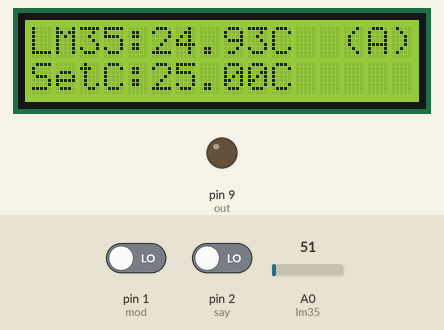
Recording of a sketch running on a simulated Arduino Uno, built with avr-gcc and run on an emulated ATmega328P. Shown: 16×2 character LCD, output pins drawn as LEDs (lit = HIGH). Dashed ring = blinking. The test bench sets the inputs (shaded band); at power-on: A0 (lm35) = 51, pin 1 (mod) LOW, pin 2 (say) LOW.

Above: at 1.2 s.
1.3 s: A0 (lm35) set to 30
At 1.7 s:
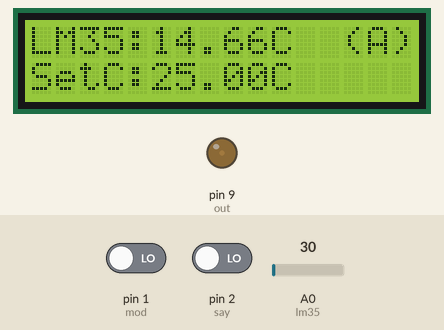
2.8 s: pin 1 (mod) driven HIGH
At 3.57 s:
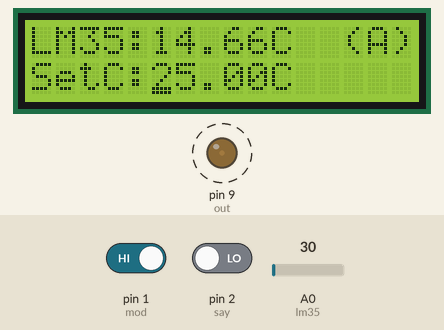
4.6 s: pin 2 (say) driven HIGH
At 5.37 s:
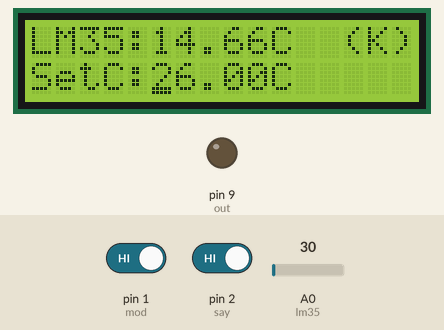
7.0 s: A0 (lm35) set to 15
At 7.43 s:
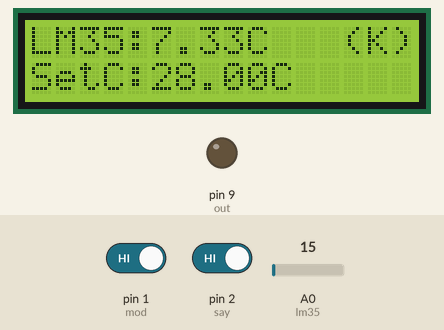
8.7 s: pin 1 (mod) driven LOW
At 10.56 s:
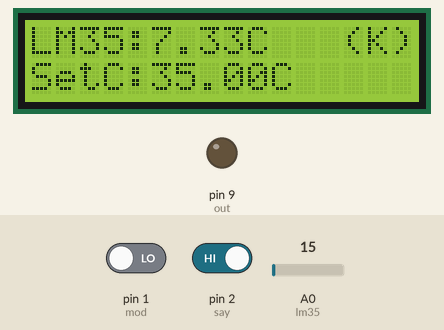
10.6 s: pin 2 (say) driven LOW
Timing chart, 0 to 13.6 s (numbered marks = the images above; inputs shaded):
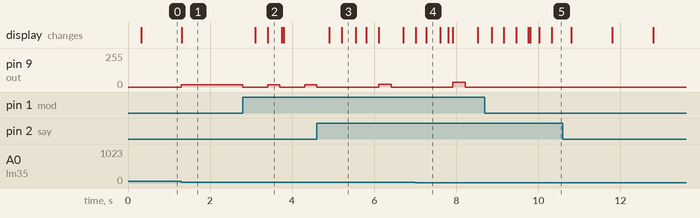

Measured:
- after the input at 1.3 s, pin 9 (out): 0/255 → 17/255 at once; the display: changes at once (image 1)
- after the input at 2.8 s, pin 9 (out): alternates 17/255 for 0.30 s and 0/255 for 0.60 s, starting at once; the display: first changes after 0.30 s (image 2 shows a later state)
- after the input at 4.6 s, the display: first changes after 0.31 s (image 3 shows a later state)
- after the input at 8.7 s, pin 9 (out): stays 0/255 (without the input it goes to 40/255 after 1.0 s)

The sketch:

sketch_apr22a.ino
```cpp
#include <LiquidCrystal.h>
#define say 2
#define mod 1
#define out 9
#define lm35 0

#define cikis_ver 1
#define cikis_konum 2
#define setsicaklik_ayar 3

double sicaklik;
float analogokunan;
float pwm;
float set_sicaklik=25;
char cikis = 'A';
int durum=1;

double eski_lm35C=0;
double eski_setC=0;
char eski_cikis = 'A';

long simdikizaman;
long eskizaman;
long ekran_eskizaman;
long cursor_eskizaman;
long say_eskizaman;
long bounce_zaman = 300;
int bekleme = 250;
LiquidCrystal lcd(12, 11, 7, 6, 5, 4);
void setup() {
  pinMode(say,INPUT);
  pinMode(mod,INPUT);
  pinMode(out,OUTPUT);
  lcd.begin(16, 2);
  lcd.noCursor();
  simdikizaman = millis();
  ekran_eskizaman= millis();
  cursor_eskizaman = millis();
  eskizaman = millis();
  say_eskizaman = millis();
}

void loop() {
  simdikizaman=millis();
  switch(durum){
    case cikis_ver:
      hesapver();
      ekran_yaz(sicaklik,set_sicaklik,cikis);
    break;
    case cikis_konum:
      analogWrite(out,0);
      cursorblink(14,0);
      ekran_yaz(sicaklik,set_sicaklik,cikis);
    break;
    case setsicaklik_ayar:
      analogWrite(out,0);
      cursorblink(5,1);
      ekran_yaz(sicaklik,set_sicaklik,cikis);
    break;
  }

  say_buton();
  mod_buton();
}
void mod_buton(){
  if(digitalRead(mod) == HIGH){
    if(simdikizaman - eskizaman > bounce_zaman){
      durum++;
      if(durum==4){
        durum=1;
      }
      eskizaman = simdikizaman;
    }
  }
}
void say_buton(){
  if(digitalRead(say)==HIGH){
    if(millis() - say_eskizaman > bounce_zaman){
      switch(durum){
      case cikis_konum:
        if(cikis == 'A'){
          cikis = 'K';
        }else{
          cikis = 'A';
        }
      break;
      case setsicaklik_ayar:
        set_sicaklik++;
        if(set_sicaklik == 151){
          set_sicaklik=0;
        }
      break;
      }
      say_eskizaman = millis();
    }
  }
}
void hesapver(){
  analogokunan = analogRead(lm35);
  analogokunan = (analogokunan/1023)*5000;
  sicaklik = analogokunan / 10,0;
  if(set_sicaklik - sicaklik >0){
    pwm = ((set_sicaklik - sicaklik)*254)/150;
    if(cikis == 'A'){
      analogWrite(out,pwm);
    }
  }else{
    pwm=0;
  }

}
void cursorblink(int sutun,int satir){
  lcd.setCursor(sutun,satir);
  if(simdikizaman-cursor_eskizaman >0 & simdikizaman-cursor_eskizaman <1000){
    lcd.cursor();
  }else if(simdikizaman-cursor_eskizaman >=1000 & simdikizaman-cursor_eskizaman <2000){
    lcd.noCursor();
  }
  else{
    cursor_eskizaman = simdikizaman;
  }
}

void ekran_yaz(double lm35_C,double set_C,char c_durum){
  if(eski_lm35C != lm35_C | eski_setC != set_C | eski_cikis != c_durum){
    if(simdikizaman-ekran_eskizaman > bekleme){
      lcd.noCursor();
      lcd.clear();
      lcd.print("LM35:");
      lcd.print(lm35_C,2);
      lcd.print("C");
      lcd.setCursor(13,0);
      lcd.print("(");
      lcd.print(c_durum);
      lcd.print(")");
      lcd.setCursor(0,1);
      lcd.print("SetC:");
      lcd.print(set_C,2);
      lcd.print("C");
      ekran_eskizaman = simdikizaman;
      eski_lm35C = lm35_C;
      eski_setC = set_C;
      eski_cikis = c_durum;
    }
  }

}
```
